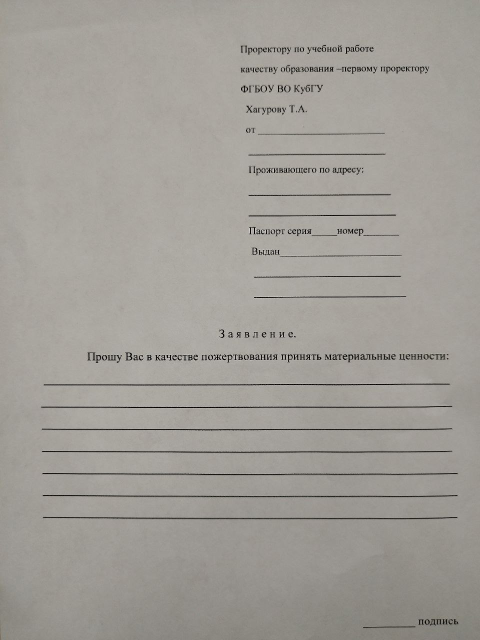
#> input picture 9.png, 960 x 1280 px (shown at 1/2 size)
$ python program.py
#> lines starting #> are read from the running program, lines starting #| are printed output that depends on the picture; after the words box and inside, x2 and y2 are one past the last pixel; in counts of white or black regions, pixels touching at a corner belong together
#> in algorithm, img is the input picture: shape (1280, 960, 3); mean B, G, R 151.1, 157.3, 160.7
### classes.py
import cv2


def get_int(element):
    return element if element is int else int(element)


class Point:
    def __init__(self, x, y):
        self.x = get_int(x)
        self.y = get_int(y)

    def get_tuple(self):
        return self.x, self.y

    def get_end(self, size):
        return Point(self.x + size.width, self.y + size.height)


class Size:
    def __init__(self, width, height):
        self.width = get_int(width)
        self.height = get_int(height)

    def get_tuple(self):
        return self.width, self.height


class Points:
    def __init__(self, start: Point, end: Point):
        self.start = start
        self.end = end


class Word:
    # [6 lines left out: function __init__, not called in this run]

    def get_xy_wh(self):
        return *self.point.get_tuple(), *self.size.get_tuple()

    def get_start_point(self):
        return self.point

    def get_end_point(self):
        return self.point.get_end(self.size)

    # [5 lines left out: function get_points, not called in this run]

    def has_text(self):
        return self.text is not None


class Field:
    def __init__(self, point, size):
        self.point = point
        self.size = size

    def get_start_point(self):
        return self.point

    def get_end_point(self):
        return self.point.get_end(self.size)

    # [5 lines left out: function get_points, not called in this run]


# координаты одной строки
# список слов
# список координат слов
class String:  # by string number
    # [4 lines left out: function __init__, not called in this run]

    def set_points(self, points):
        self.points = points

    def append_word(self, word):
        self.words.append(word)

    def append_field(self, field_number, field):
        self.fields[field_number] = field

    def get_field_numbers(self):
        return list(self.fields.keys())


class Draw:
    def __init__(
            self,
            words_parameters,
            new_words_parameters,
            strings_parameters,
            fields_parameters,
            img
    ):
        self.words_parameters = words_parameters
        self.new_words_parameters = new_words_parameters
        self.strings_parameters = strings_parameters
        self.fields_parameters = fields_parameters
        self.img = img

    def draw_rectangle(self, parameters_list):
        for parameters in parameters_list:
            cv2.rectangle(self.img, *parameters)

    def draw_words_rectangle(self):
        self.draw_rectangle(self.words_parameters)

    def draw_new_words_rectangle(self):
        self.draw_rectangle(self.new_words_parameters)

    def draw_strings_rectangle(self):
        self.draw_rectangle(self.strings_parameters)

    def draw_fields_rectangle(self):
        self.draw_rectangle(self.fields_parameters)

### program.py
import cv2
import pytesseract
from classes import Points, Word, Draw, String, Point, Size
from detect_horizontal_lines import detect_horizontal_lines as dhl
from detect_horizontal_lines import get_fields_rectangle_parameters as get_frp

pytesseract.pytesseract.tesseract_cmd = r'E:\Program Files\Tesseract-OCR\tesseract.exe'


# start = time.time()

# image_path = "1.png"
# img = cv2.imread(image_path)
# img = cv2.cvtColor(img, cv2.COLOR_RGB2BGR)


# img = cv2.cvtColor(img, cv2.COLOR_BGR2GRAY)
# _, img = cv2.threshold(img, 127, 255, 0)

# Page segmentation modes:
#   0    Orientation and script detection (OSD) only.
#   1    Automatic page segmentation with OSD.
#   2    Automatic page segmentation, but no OSD, or OCR. (not implemented)
#   3    Fully automatic page segmentation, but no OSD. (Default)
#   4    Assume a single column of text of variable sizes.
#   5    Assume a single uniform block of vertically aligned text.
#   6    Assume a single uniform block of text.
#   7    Treat the image as a single text line.
#   8    Treat the image as a single word.
#   9    Treat the image as a single word in a circle.
#  10    Treat the image as a single character.
#  11    Sparse text. Find as much text as possible in no particular order.
#  12    Sparse text with OSD.
#  13    Raw line. Treat the image as a single text line,
#        bypassing hacks that are Tesseract-specific.


# составляем удобный для использования список данных (таких, как выше)
def get_words(img):
    custom_config = r'--oem 3 --psm 6'
    data = pytesseract.image_to_data(img, lang="rus", config=custom_config)
    words: list[Word] = []
    for i, word_data in enumerate(data.splitlines()):
        if i == 0:
            continue
        word_data = word_data.split()
        word_data_0 = int(word_data[0])
        if word_data_0 == 4 or word_data_0 == 5:
            words.append(
                Word(
                    level=word_data[0],
                    line_num=word_data[4],
                    point=Point(*word_data[6:8]),
                    size=Size(*word_data[8:10]),
                    text=word_data[11] if len(word_data) == 12 else None
                )
            )
    return words


# считаем среднюю высоту строк
# [9 lines left out: function get_average_strings_height, not called in this run]


draw = Draw([], [], [], [], img=None)


# сужаем слишком большие квадраты с помощью средней высоты
# [139 lines left out: functions make_big_boxes_smaller, get_strings, append_fields_to_strings, get_string_numbers_and_field_numbers_list, put_text_on_image, not called in this run]


class DataElement:
    # [11 lines left out: functions __init__, to_dict, not called in this run]

    def __str__(self):
        dict = self.to_dict()
        return f"{dict['text']}\n{dict['x']}\n{dict['y']}\n"


# реализация через ходьбу по strings и проверке fields на пустоту
# [66 lines left out: function get_result, not called in this run]


def show(image, i=0):
    # percent by which the image is resized
#> called with i = 3
    scale_persent = 60
    # calculate the 50 percent of original dimensions
    width = int(image.shape[1] * scale_persent / 100)
#> width = 576
    height = int(image.shape[0] * scale_persent / 100)
#> height = 768
    # dsize
    dsize = (width, height)
#> dsize = (576, 768)
    # resize image
    output = cv2.resize(image, dsize)
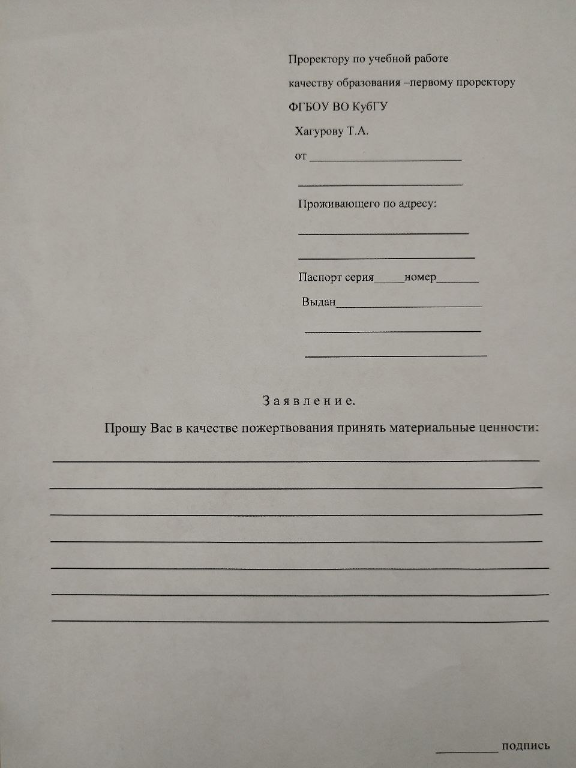
#> output: shape (768, 576, 3); mean B, G, R 151.1, 157.2, 160.6
    cv2.imshow(f'Result{i}', output)
    cv2.waitKey(0)


def preprocess_image(image):
    # Бинаризация изображения
    gray = cv2.cvtColor(image, cv2.COLOR_BGR2GRAY)
    show(gray, 1)
    _, binary = cv2.threshold(gray, 112, 255, cv2.THRESH_BINARY)
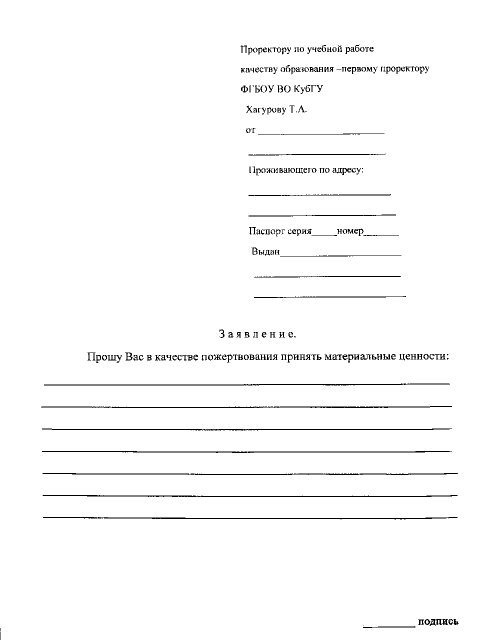
#> binary: shape (1280, 960) (shown at 1/2 size); 97.9% white; black in thin lines or dots, all inside (x1, y1, x2, y2) = (0, 89, 917, 1280)
    show(binary, 2)
#> call 3 of show, with i = 2
#> in show (call 3), `output = cv2.resize(image, dsize)`:
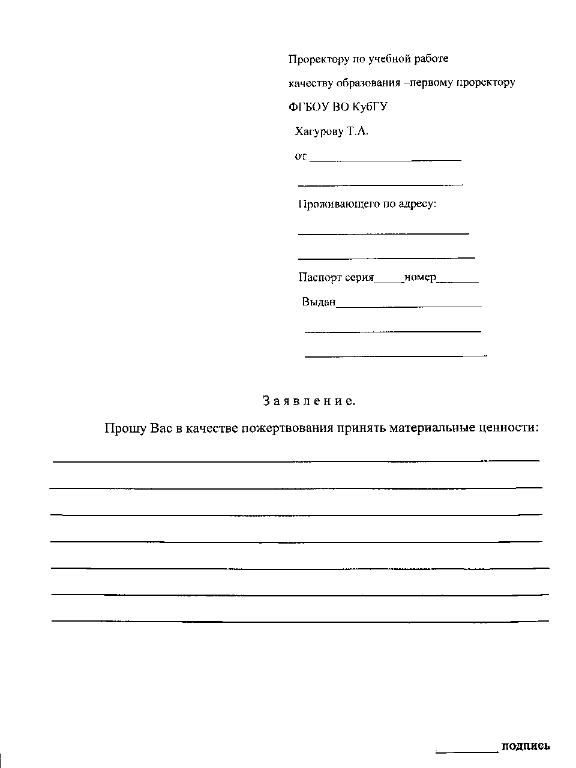
#> output: shape (768, 576); min 0, max 255, mean 249.7

    # [7 lines of commented-out code are left out]

    return binary


def algorithm(path='9.png'):
    img = cv2.imread(path)
    copy = img.copy()
    show(img, 3)
    # img = cv2.cvtColor(img, cv2.COLOR_RGB2BGR)
    img = preprocess_image(img)

    words = get_words(img)
    make_big_boxes_smaller(words, img)

    strings = get_strings(words)
    fields = dict(enumerate(dhl(path, img), start=1))
    draw.fields_parameters = get_frp(fields)

    append_fields_to_strings(fields, strings)
    return get_result(img, strings, copy)


# end = time.time() - start
# print(f"Время: {end}")

algorithm()
#> (the call stopped at in get_words, `data = pytesseract.image_to_data(img, lang="rus", config=custom_config)`: pytesseract is not available in this run)

$ run again, with 2.png copied over 9.png
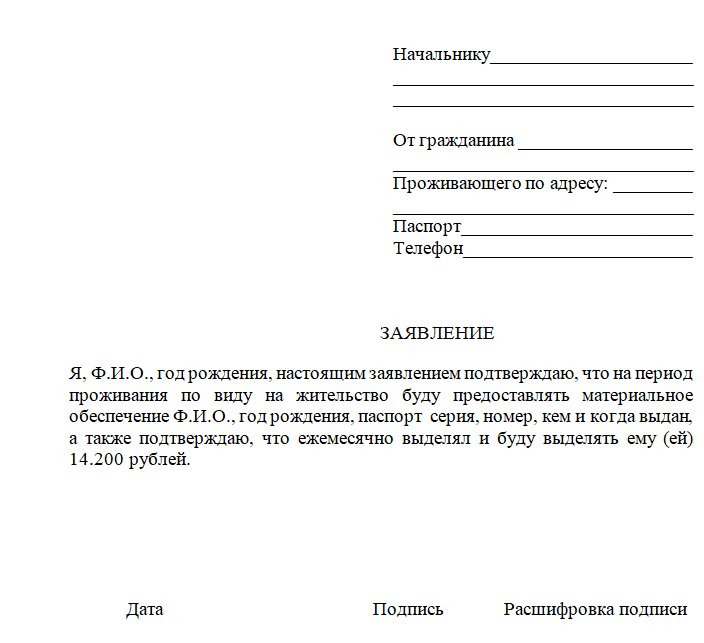
#> input picture 2.png, 704 x 643 px
#> in algorithm, img is the input picture: shape (643, 704, 3); mean B, G, R 246.9, 246.8, 246.8
#> output: shape (385, 422)
#> in preprocess_image, `_, binary = cv2.threshold(gray, 112, 255, cv2.THRESH_BINARY)`:
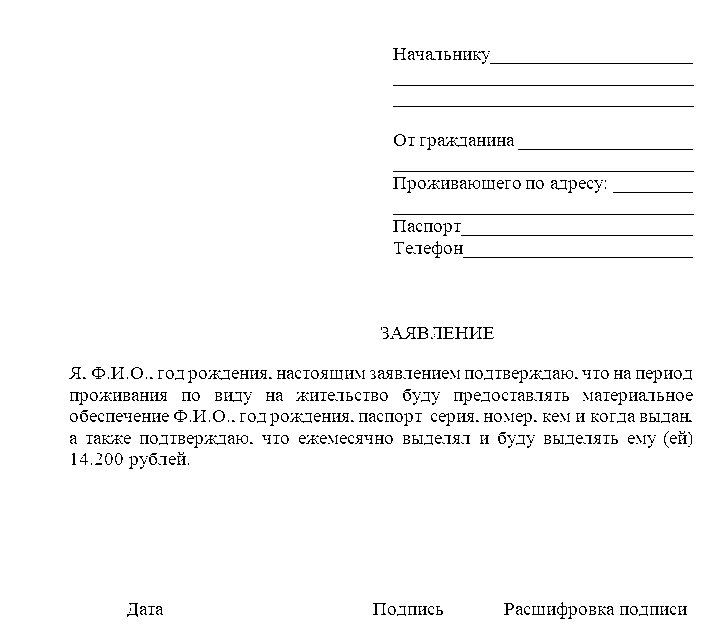
#> binary: shape (643, 704); 97.1% white; black in thin lines or dots, all inside (x1, y1, x2, y2) = (69, 48, 694, 619)
#> in show (call 3), `output = cv2.resize(image, dsize)`:
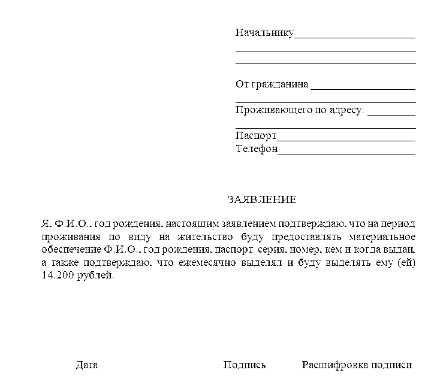
#> output: shape (385, 422); min 0, max 255, mean 247.8

$ run again, with 3.png copied over 9.png
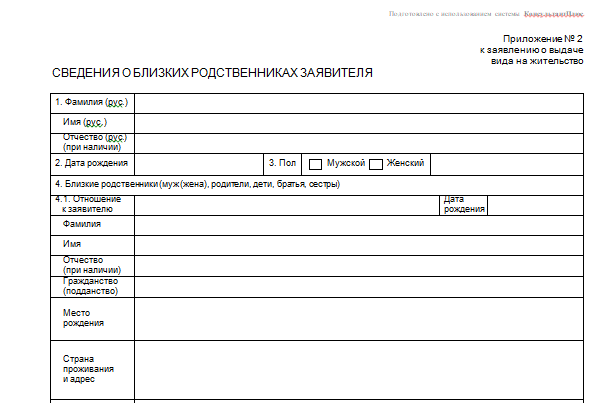
#> input picture 3.png, 607 x 403 px
#> in algorithm, img is the input picture: shape (403, 607, 3); mean B, G, R 242.1, 242.1, 242.1
#> output: shape (241, 364)
#> in preprocess_image, `_, binary = cv2.threshold(gray, 112, 255, cv2.THRESH_BINARY)`:
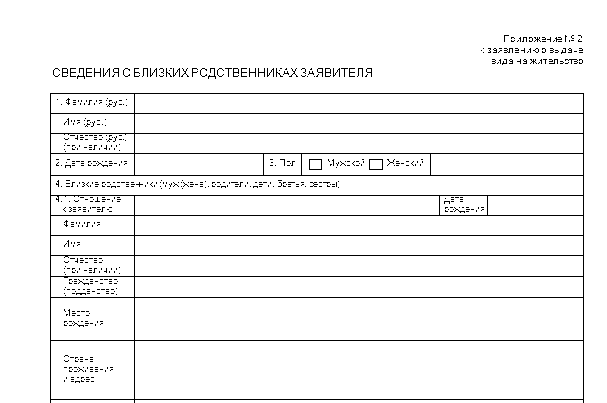
#> binary: shape (403, 607); 95.5% white; black in thin lines or dots, all inside (x1, y1, x2, y2) = (50, 35, 584, 403)
#> in show (call 3), `output = cv2.resize(image, dsize)`:
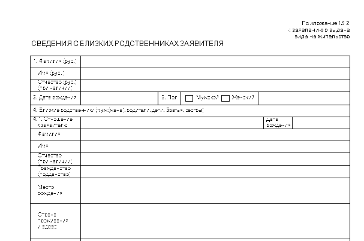
#> output: shape (241, 364); min 0, max 255, mean 245.3
